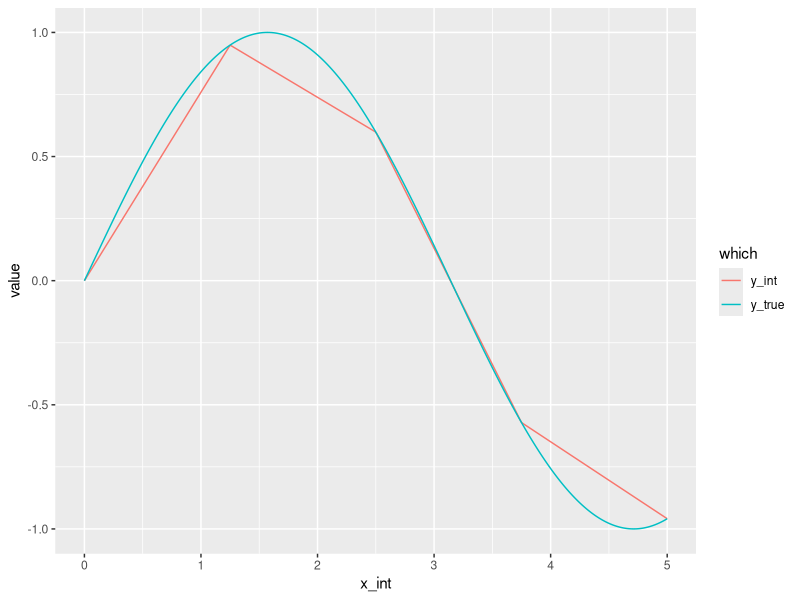

This figure's R source:
library(tidyverse)
library(pracma)

# Interpolate a sine wave at a few points

x = seq(0.0, 5.0, length = 5)
y = sin(x)

# Print the values so can copy them to Stan

options(digits = 10)
print(x)
print(y)

# Plot the interpolated function against the true function

tibble(x_int = seq(min(x), max(x), length = 500)) %>%
  mutate(y_true = sin(x_int),
         y_int = interp1(x, y, x_int)) %>%
  gather(which, value, y_true, y_int) %>%
  ggplot() +
  geom_line(aes(x_int, value, group = which, color = which))

# Here are some points at which we can test our function

x_test = c(1.0, 1.7, 2.1, 4.0)

# Print values at these points (to test Stan implementation)

interp1(x, y, x_test)

fd_deriv = function(x_test) {
  dx = 1e-8
  (interp1(x, y, x_test + dx) - interp1(x, y, x_test - dx)) / (2 * dx)
}

# Print gradients at these points (to test Stan implementation)
# These won't be defined everywhere for linear interpolation

fd_deriv(x_test)
